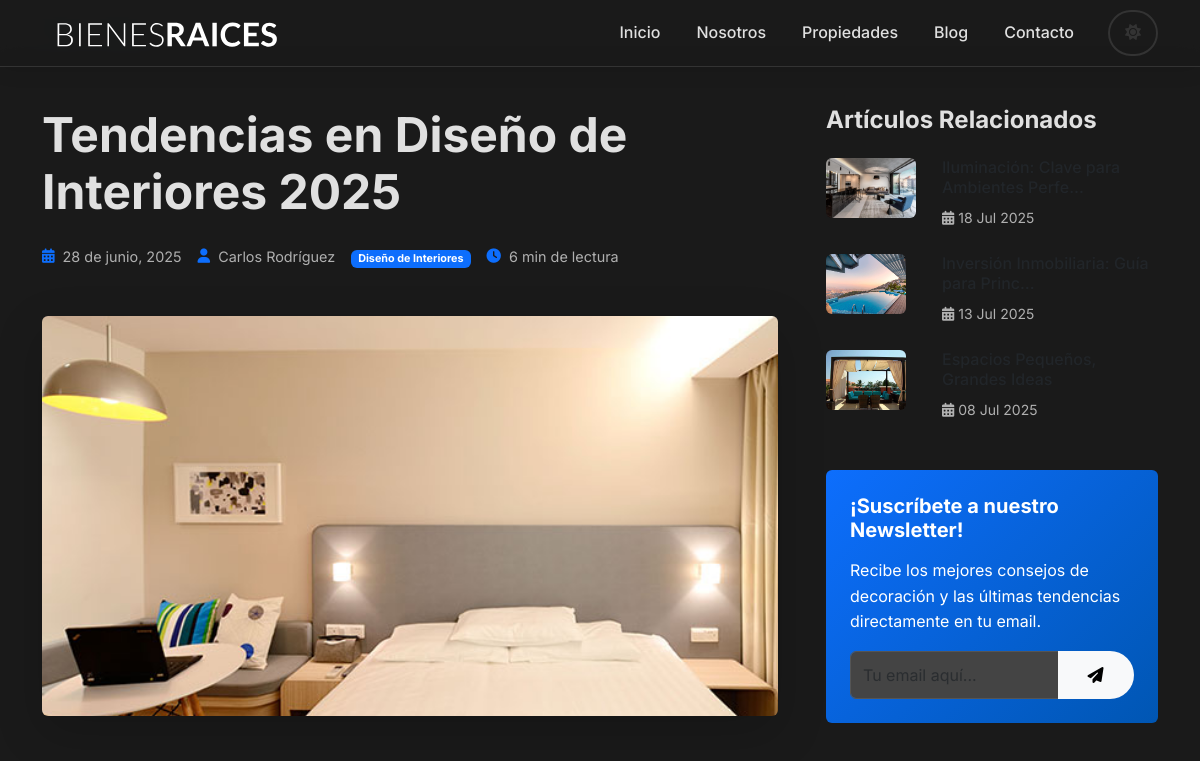
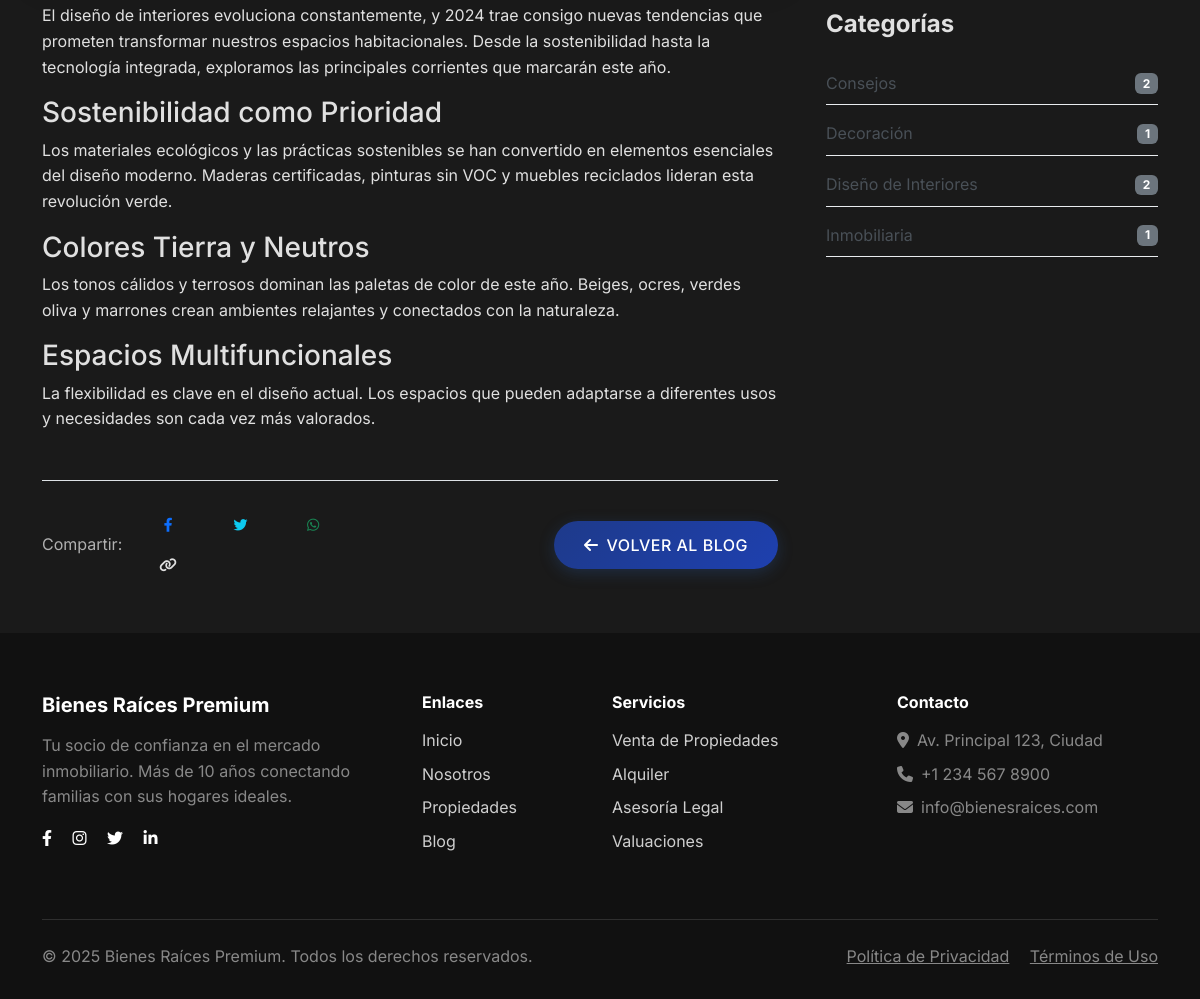
Page /blog/tendencias-en-diseno-de-interiores-2025/ on the committed database (2 pictures, top to bottom).
### sistema_inmobiliaria/models.py (models this page shows, shortened)
class Entrada(models.Model):
    ESTADO_CHOICES = [
        ('borrador', 'Borrador'),
        ('publicado', 'Publicado'),
        ('archivado', 'Archivado'),
    ]
    titulo = models.CharField(max_length=200, help_text="Título del artículo")
    slug = models.SlugField(max_length=200, unique=True, blank=True, help_text="URL amigable (se genera automáticamente)")
    contenido = models.TextField(help_text="Contenido completo del artículo (HTML permitido)")
    resumen = models.TextField(max_length=300, blank=True, help_text="Resumen corto para mostrar en listados")
    autor = models.CharField(max_length=100, default="Admin")
    categoria = models.ForeignKey(Categoria, on_delete=models.SET_NULL, null=True, blank=True)
    fecha_creacion = models.DateTimeField(auto_now_add=True)
    fecha_publicacion = models.DateTimeField(default=timezone.now)
    fecha_actualizacion = models.DateTimeField(auto_now=True)
    imagen = models.ImageField(upload_to='blog/', blank=True, null=True, help_text="Imagen destacada del artículo")
    imagen_alt = models.CharField(max_length=200, blank=True, help_text="Texto alternativo para la imagen")
    estado = models.CharField(max_length=20, choices=ESTADO_CHOICES, default='borrador')
    tiempo_lectura = models.PositiveIntegerField(default=5, help_text="Tiempo estimado de lectura en minutos")
    destacado = models.BooleanField(default=False, help_text="Marcar como artículo destacado")
    meta_descripcion = models.CharField(max_length=160, blank=True, help_text="Descripción para motores de búsqueda")
    meta_keywords = models.CharField(max_length=200, blank=True, help_text="Palabras clave separadas por comas")
    class Meta:
        verbose_name = "Entrada"
        verbose_name_plural = "Entradas"
        ordering = ['-fecha_publicacion']
        indexes = [
            models.Index(fields=['estado', 'fecha_publicacion']),
            models.Index(fields=['categoria', 'estado']),
            models.Index(fields=['destacado', 'estado']),
        ]
    @classmethod
    def publicadas(cls):
        return cls.objects.filter(estado='publicado', fecha_publicacion__lte=timezone.now())

class Categoria(models.Model):
    nombre = models.CharField(max_length=100, unique=True)
    descripcion = models.TextField(blank=True)
    slug = models.SlugField(max_length=100, unique=True, blank=True)
    creado = models.DateTimeField(auto_now_add=True)
    class Meta:
        verbose_name = "Categoría"
        verbose_name_plural = "Categorías"
        ordering = ['nombre']
    def __str__(self):
        return self.nombre

### sistema_inmobiliaria/views.py (the view)
# urls.py: path('blog/<slug:slug>/', views.entrada, name="Entrada"),
def entrada(request, slug):
    entrada = get_object_or_404(
        Entrada.publicadas().select_related('categoria'),
        slug=slug
    )
    entradas_relacionadas = []
    if entrada.categoria:
        entradas_relacionadas = Entrada.publicadas().filter(
            categoria=entrada.categoria
        ).exclude(id=entrada.id)[:3]
    if len(entradas_relacionadas) < 3:
        otras_entradas = Entrada.publicadas().exclude(
            id=entrada.id
        ).exclude(
            id__in=[e.id for e in entradas_relacionadas]
        )[:3 - len(entradas_relacionadas)]
        entradas_relacionadas = list(entradas_relacionadas) + list(otras_entradas)
    from django.db.models import Count, Q
    categorias_con_conteo = Categoria.objects.annotate(
        entradas_count=Count('entrada', filter=Q(entrada__estado='publicado'))
    ).filter(entradas_count__gt=0)
    context = {
        'entrada': entrada,
        'entradas_relacionadas': entradas_relacionadas,
        'categorias_con_conteo': categorias_con_conteo,
    }
    return render(request, 'sistema_inmobiliaria/entrada.html', context)

### sistema_inmobiliaria/templates/sistema_inmobiliaria/entrada.html (shortened to what this page needs)
{% extends './base.html' %}
{% load static %}
{% block content %}
<nav aria-label="breadcrumb" class="bg-light py-3">
    <div class="container">
        <ol class="breadcrumb mb-0">
            <li class="breadcrumb-item"><a href="{% url 'Home' %}" class="text-decoration-none">Inicio</a></li>
            <li class="breadcrumb-item"><a href="{% url 'Blog' %}" class="text-decoration-none">Blog</a></li>
            <li class="breadcrumb-item active" aria-current="page">{{ entrada.titulo|default:"Entrada" }}</li>
        </ol>
    </div>
</nav>
<main class="py-5">
    <div class="container">
        <div class="row justify-content-center">
            <div class="col-lg-8">
                <article class="blog-entry">
                    <header class="mb-5">
                        <h1 class="display-5 fw-bold mb-4">{{ entrada.titulo|default:"Guía para la decoración de tu hogar" }}</h1>
                        <div class="article-meta d-flex flex-wrap align-items-center gap-3 mb-4">
                            <div class="meta-item d-flex align-items-center">
                                <i class="fas fa-calendar-alt text-primary me-2"></i>
                                <span class="text-muted">{{ entrada.fecha_publicacion|default:"20 de Octubre, 2021"|date:"d \d\e F, Y" }}</span>
                            </div>
                            <div class="meta-item d-flex align-items-center">
                                <i class="fas fa-user text-primary me-2"></i>
                                <span class="text-muted">{{ entrada.autor|default:"Admin" }}</span>
                            </div>
                            {% if entrada.categoria %}
                            <div class="meta-item">
                                <span class="badge bg-primary">{{ entrada.categoria }}</span>
                            </div>
                            {% endif %}
                            <div class="meta-item d-flex align-items-center">
                                <i class="fas fa-clock text-primary me-2"></i>
                                <span class="text-muted">{{ entrada.tiempo_lectura|default:"5" }} min de lectura</span>
                            </div>
                        </div>
                    </header>
                    <div class="featured-image mb-5">
                        <img src="{% if entrada.imagen %}{% if entrada.imagen.url %}{{ entrada.imagen.url }}{% else %}{% get_media_prefix as MEDIA_PREFIX %}{{ MEDIA_PREFIX }}{{ entrada.imagen }}{% endif %}{% else %}{% static 'sistema_inmobiliaria/img/destacada2.jpg' %}{% endif %}"
                             alt="{{ entrada.imagen_alt|default:entrada.titulo|default:'Imagen del artículo' }}"
                             class="img-fluid rounded shadow-lg w-100">
                    </div>
                    <div class="article-content">
                        {% if entrada.contenido %}
                            {{ entrada.contenido|safe }}
                        {% endif %}
                    </div>
                    <footer class="article-footer mt-5 pt-4 border-top">
                        <div class="row align-items-center">
                            <div class="col-md-6">
                                <div class="d-flex align-items-center">
                                    <span class="text-muted me-3">Compartir:</span>
                                    <div class="social-share">
                                        <a href="#" class="btn btn-outline-primary btn-sm me-2" title="Compartir en Facebook">
                                            <i class="fab fa-facebook-f"></i>
                                        </a>
                                        <a href="#" class="btn btn-outline-info btn-sm me-2" title="Compartir en Twitter">
                                            <i class="fab fa-twitter"></i>
                                        </a>
                                        <a href="#" class="btn btn-outline-success btn-sm me-2" title="Compartir en WhatsApp">
                                            <i class="fab fa-whatsapp"></i>
                                        </a>
                                        <a href="#" class="btn btn-outline-secondary btn-sm" title="Copiar enlace">
                                            <i class="fas fa-link"></i>
                                        </a>
                                    </div>
                                </div>
                            </div>
                            <div class="col-md-6 text-md-end mt-3 mt-md-0">
                                <a href="{% url 'Blog' %}" class="btn btn-primary">
                                    <i class="fas fa-arrow-left me-2"></i>Volver al Blog
                                </a>
                            </div>
                        </div>
                    </footer>
                </article>
            </div>
            <div class="col-lg-4">
                <aside class="blog-sidebar ps-lg-4">
                    <div class="sidebar-widget mb-5">
                        <h4 class="widget-title fw-bold mb-4">Artículos Relacionados</h4>
                        <div class="related-articles">
                            {% if entradas_relacionadas %}
                                {% for entrada_relacionada in entradas_relacionadas %}
                                <article class="related-article mb-4">
                                    <div class="row g-3">
                                        <div class="col-4">
                                            {% if entrada_relacionada.imagen %}
                                                <img src="{{ entrada_relacionada.imagen.url }}"
                                                     alt="{{ entrada_relacionada.titulo }}"
                                                     class="img-fluid rounded">
                                            {% else %}
                                                <img src="{% static 'sistema_inmobiliaria/img/blog-default.jpg' %}"
                                                     alt="{{ entrada_relacionada.titulo }}"
                                                     class="img-fluid rounded">
                                            {% endif %}
                                        </div>
                                        <div class="col-8">
                                            <h6 class="mb-2">
                                                <a href="{% url 'Entrada' entrada_relacionada.slug %}" class="text-decoration-none text-dark">{{ entrada_relacionada.titulo|truncatechars:40 }}</a>
                                            </h6>
                                            <small class="text-muted">
                                                <i class="fas fa-calendar-alt me-1"></i>{{ entrada_relacionada.fecha_publicacion|date:"d M Y" }}
                                            </small>
                                        </div>
                                    </div>
                                </article>
                                {% endfor %}
                            {% else %}
                                <p class="text-muted">No hay artículos relacionados disponibles.</p>
                            {% endif %}
                        </div>
                    </div>
                    <div class="sidebar-widget mb-5">
                        <div class="newsletter-widget bg-primary text-white p-4 rounded">
                            <h5 class="fw-bold mb-3">¡Suscríbete a nuestro Newsletter!</h5>
                            <p class="mb-3">Recibe los mejores consejos de decoración y las últimas tendencias directamente en tu email.</p>
                            <form class="newsletter-form">
                                <div class="input-group">
                                    <input type="email" class="form-control" placeholder="Tu email aquí..." required>
                                    <button class="btn btn-light" type="submit">
                                        <i class="fas fa-paper-plane"></i>
                                    </button>
                                </div>
                            </form>
                        </div>
                    </div>
                    <div class="sidebar-widget">
                        <h4 class="widget-title fw-bold mb-4">Categorías</h4>
                        <ul class="list-unstyled categories-list">
                            {% if categorias_con_conteo %}
                                {% for categoria in categorias_con_conteo %}
                                <li class="mb-2">
                                    <a href="{% url 'Blog' %}?search=&categoria={{ categoria.slug }}&fecha=&orden=reciente&destacadas=" class="text-decoration-none d-flex justify-content-between align-items-center">
                                        <span>{{ categoria.nombre }}</span>
                                        <span class="badge bg-secondary">{{ categoria.entradas_count }}</span>
                                    </a>
                                </li>
                                {% endfor %}
                            {% else %}
                                <li class="text-muted">
                                    <span>No hay categorías disponibles</span>
                                </li>
                            {% endif %}
                        </ul>
                    </div>
                </aside>
            </div>
        </div>
    </div>
</main>
{% endblock %}

### sistema_inmobiliaria/templates/sistema_inmobiliaria/entrada.html (style rules this page uses)
.article-meta .meta-item { font-size: 0.9rem; }
.featured-image img { height: 400px; object-fit: cover; }
.social-share .btn { width: 40px; height: 40px; border-radius: 50%; display: inline-flex; align-items: center; justify-content: center; }
.related-article img { height: 60px; object-fit: cover; }
.categories-list a { color: var(--bs-gray-700); padding: 0.5rem 0; border-bottom: 1px solid var(--bs-gray-200); }
.newsletter-widget { background: linear-gradient(135deg, var(--bs-primary) 0%, #0056b3 100%); }

### rows in the picture
Entrada: titulo "Tendencias en Diseño de Interiores 2025", fecha_publicacion "28 de junio, 2025", autor "Carlos Rodríguez", categoria "Diseño de Interiores", tiempo_lectura "6", imagen (picture), contenido "El diseño de interiores evoluciona constantemente, y 2024 trae consigo nuevas tendencias que prometen transformar nuestros espacios habitacionales. Desde la sostenibilidad hasta la tecnología integrada, exploramos las principales corrientes que marcarán este año. Sostenibilidad como Prioridad Los materiales ecológicos y las prácticas sostenibles se han convertido en elementos esenciales del diseño moderno. Maderas certificadas, pinturas sin VOC y muebles reciclados lideran esta revolución verde. Colores Tierra y Neutros Los tonos cálidos y terrosos dominan las paletas de color de este año. Beiges, ocres, verdes oliva y marrones crean ambientes relajantes y conectados con la naturaleza.…"
Entrada: imagen (picture), fecha_publicacion "18 Jul 2025"
Entrada: imagen (picture), fecha_publicacion "13 Jul 2025"
Entrada: imagen (picture), fecha_publicacion "08 Jul 2025"
Categoria: nombre "Consejos", entradas_count "2"
Categoria: nombre "Decoración", entradas_count "1"
Categoria: nombre "Diseño de Interiores", entradas_count "2"
Categoria: nombre "Inmobiliaria", entradas_count "1"
